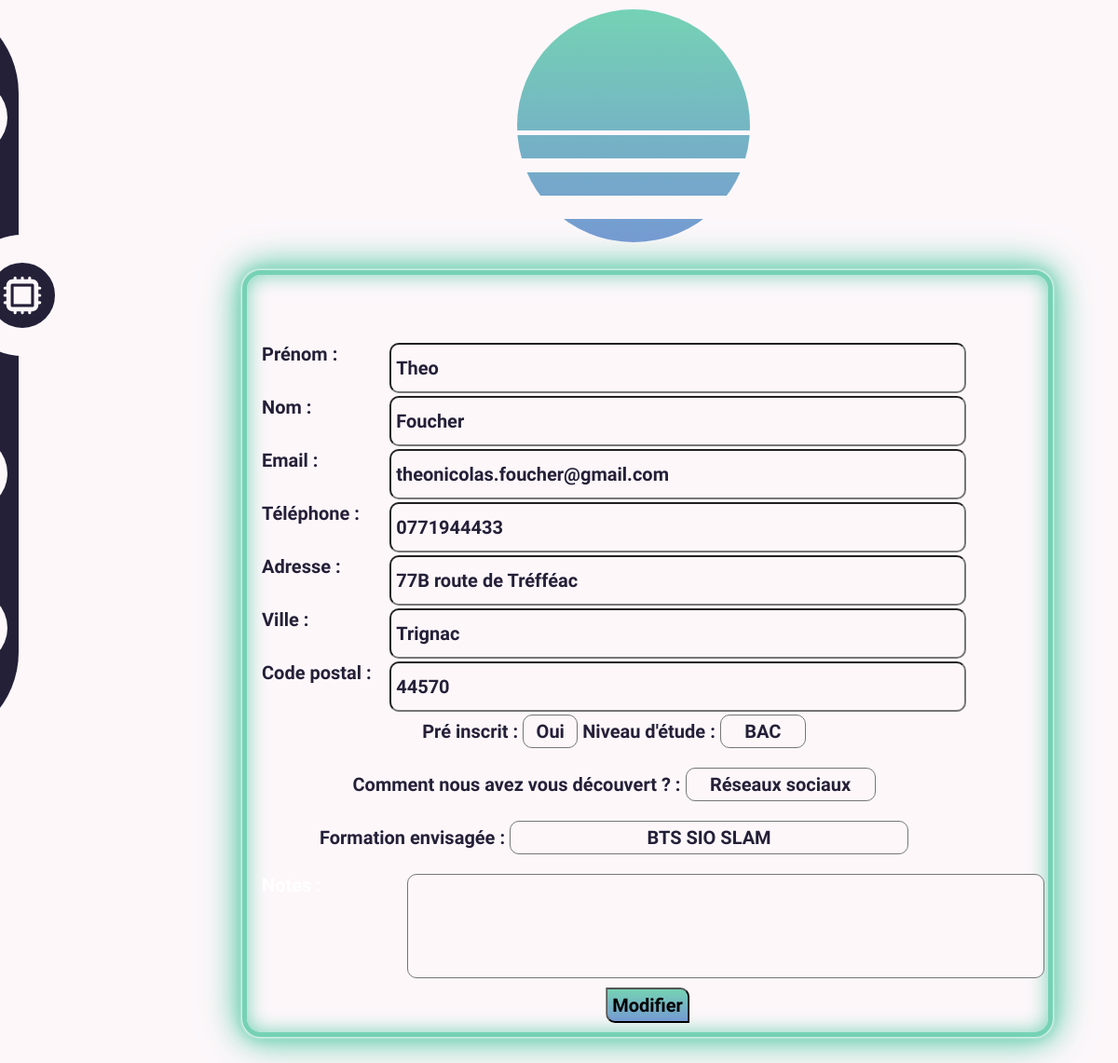
The page /modification.php?id=51 on the database as committed earlier.
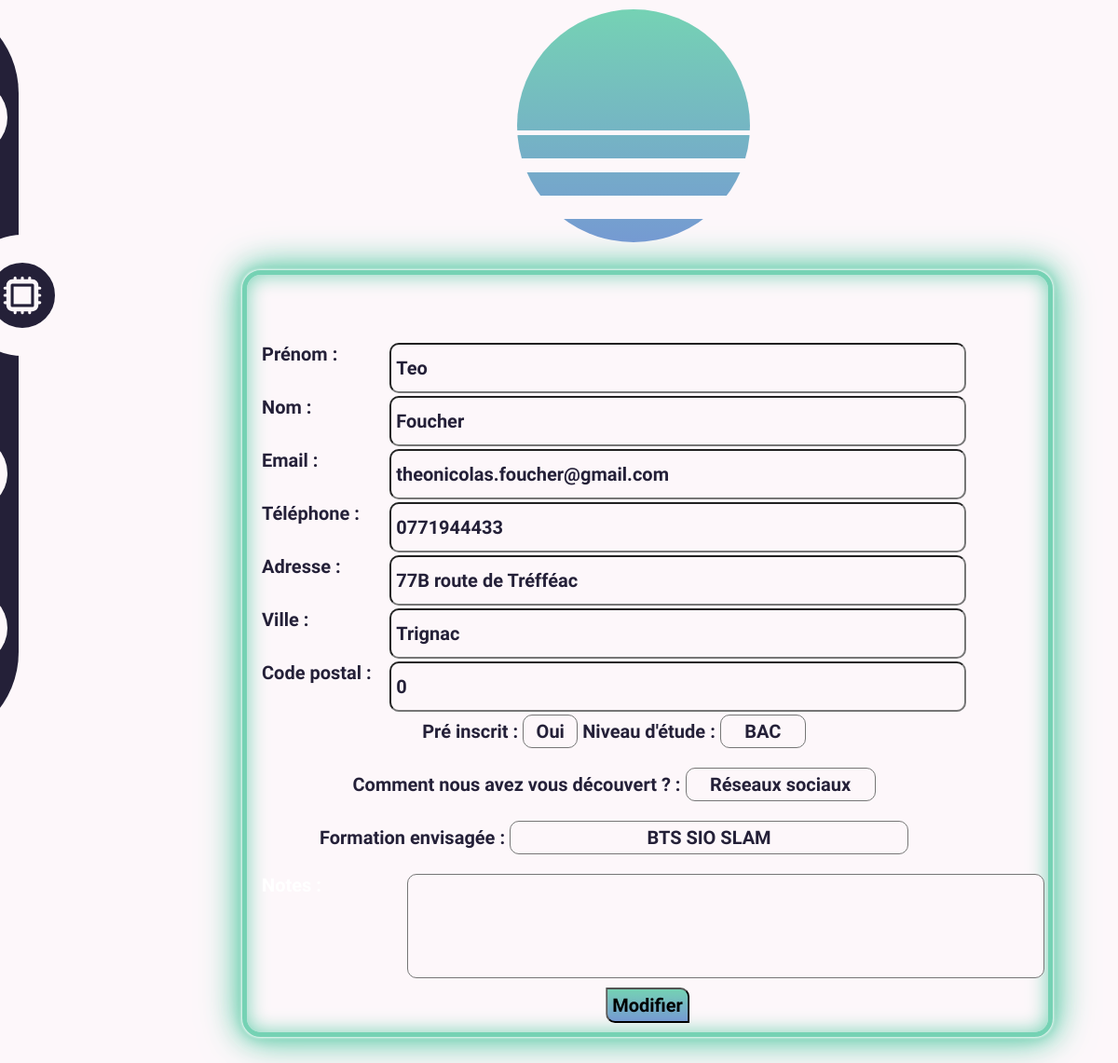
The same page on the database as committed later.
### tables this page shows
CREATE TABLE IF NOT EXISTS `prospect` (
  `id_prospect` int NOT NULL AUTO_INCREMENT,
  `prenom` varchar(50) NOT NULL,
  `nom` varchar(50) NOT NULL,
  `email` varchar(100) NOT NULL,
  `tel` text NOT NULL,
  `adresse` varchar(100) NOT NULL,
  `ville` varchar(50) NOT NULL,
  `code_postal` int NOT NULL,
  `formation` varchar(50) NOT NULL,
  `projet` text NOT NULL,
  `note prive` text NOT NULL,
  `pre_inscrit` tinyint(1) NOT NULL,
  `niveau_etude` varchar(20) NOT NULL,
  `decouverte_IIA` varchar(100) NOT NULL,
  `heure_enregistrement` datetime NOT NULL,
  PRIMARY KEY (`id_prospect`)
);

### modification.php (the view, shortened to what this page needs)
<?php
require_once('base_donnee.php');
if (isset($_GET['id'])) {
    $id = $_GET['id'];
    $query = "SELECT * FROM prospect WHERE id_prospect = :id";
    $stmt = $pdo->prepare($query);
    $stmt->bindParam(':id', $id);
    $stmt->execute();
    $prospect = $stmt->fetch(PDO::FETCH_ASSOC);
    $nom = $prospect['nom'];
    $prenom = $prospect['prenom'];
    $mail = $prospect['email'];
    $tel = $prospect['tel'];
    $adresse = $prospect['adresse'];
    $ville = $prospect['ville'];
    $code_postal = $prospect['code_postal'];
    $projet = $prospect['projet'];
    $pre_inscrit = $prospect['pre_inscrit'];
    $niveau_etude = $prospect['niveau_etude'];
    $decouverte_IIA =  $prospect['decouverte_IIA'];
    }
?>
<!DOCTYPE html>
<html lang="en">
<head>
    <link rel="stylesheet" href="<?php echo $_SESSION['Mode']?>.css">
</head>
<body>
<nav>
        <div class="nav_container">
            <a href="Home.php">
                <div class="button">
                </div>
            </a>
             </div>
        <div>
            <div class="button_active">
            </div>
        </div>
        <div class="nav_container">
        <a href="MentionsLegales.php">
            <div class="button">
            </div>
        </a>
        </div>
        <div class="nav_container">
            <a href="configuration.php">
                <div class="button">
                </div>
            </a>
        </div>
    </nav>
    <div class="content_home">
    <div class="sun">
        <div class="line"></div>
    </div>
        <div class="label_home">
        <form action="Home.php" method="post">
<div class="label_box"></div>
            <div class="label_box">
            <label for="prenom">Prénom : </label>
            <input type="text" name="prenom" id="prenom" value="<?php echo $prenom; ?>" required />
</div>
            <div class="label_box">
        <label for="nom">Nom : </label>
            <input type="text" name="nom" id="nom" value="<?php echo $nom; ?>" required />
</div>
            <div class="label_box">
        <label for="email">Email : </label>
            <input type="text" name="email" id="email" value="<?php echo $mail; ?>" required />
</div>
            <div class="label_box">
        <label for="telephone">Téléphone : </label>
            <input type="number" name="tel" id="tel" value="<?php echo $tel; ?>" required />
</div>
            <div class="label_box">
        <label for="adresse">Adresse : </label>
            <input type="text" name="adresse" id="adresse" value="<?php echo $adresse; ?>" required />
</div>
            <div class="label_box">
        <label for="ville">Ville : </label>
            <input type="text" name="ville" id="ville" value="<?php echo $ville; ?>" required />
</div>
            <div class="label_box">
        <label for="code-postal">Code postal : </label>
            <input type="text" name="code-postal" id="code-postal" value="<?php echo $code_postal; ?>" required />
</div>
            <div class="label_box select_box">
            <label for="pre-inscrit">Pré inscrit : </label>
            <select name="pre_inscrit" id="pre_inscrit" required>
    <option value="1" <?php echo ($pre_inscrit == 1) ? 'selected' : ''; ?>>Oui</option>
    </select>
    <label for="niveau-etude">Niveau d'étude : </label>
    <select name="niveau_etude" id="niveau_etude" required>
        <option value="3" <?php echo ($niveau_etude == 3) ? 'selected' : ''; ?>>BAC</option>
    </select>
</div>
        <div class="label_box select_box">
        <label for="decouverte_IIA">Comment nous avez vous découvert ? : </label>
        <select name="decouverte_IIA" id="decouverte_IIA" required>
        <option value="3" <?php echo ($decouverte_IIA == 3) ? 'selected' : ''; ?>>Réseaux sociaux</option>
    </select>
    </div>
    <div class="label_box select_box">
        <label for="formation_envisagee">Formation envisagée : </label>
        <select name="formation_envisagee" id="formation_envisagee" required>
            <option value="1">BTS SIO SLAM</option>
        </select>
</div>
    <div class="label_box_projet">
                <label for="projet">Notes : </label>
                <textarea type="text" name="projet" id="projet" value="<?php echo $projet; ?>" required ></textarea>
</div>
        <input type="submit" name="soumettre" onclick="myFunction()" value="modifier" />
    </form>
        </div>
    </div>
</body>
</html>

Rows that differ between the two databases and show on the page:
changed prospect "Foucher": prenom "Theo" → "Teo"; code-postal "44570" → "0"
